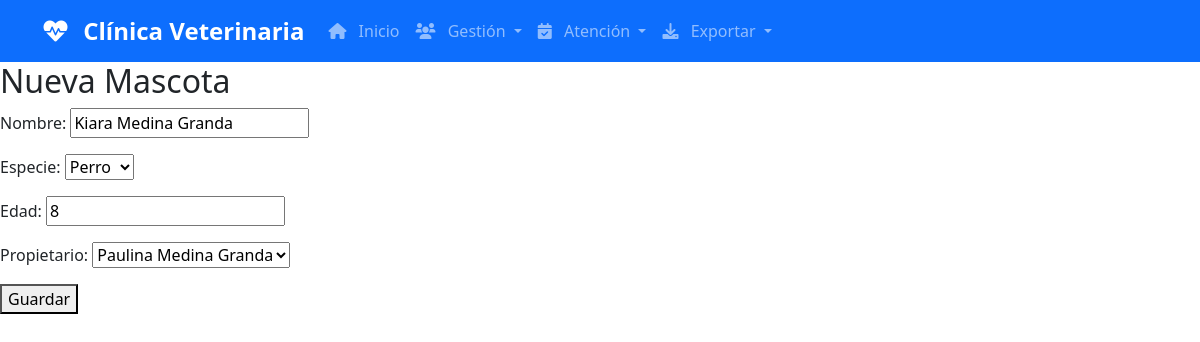
The page /mascotas/1/editar/ on the database its author committed.
### core/models.py (models this page shows, shortened)
class Mascota(models.Model):
    ESPECIES = [
        ("Perro", "Perro"),
        ("Gato",  "Gato"),
        ("Ave",   "Ave"),
        ("Otro",  "Otro"),
    ]
    nombre      = models.CharField(max_length=100)
    especie     = models.CharField(max_length=20, choices=ESPECIES)
    edad        = models.PositiveIntegerField()
    propietario = models.ForeignKey(Propietario, on_delete=models.CASCADE)

class Propietario(models.Model):
    nombre   = models.CharField(max_length=100)
    telefono = models.CharField(max_length=20)
    email    = models.EmailField()
    def __str__(self):
        return self.nombre

### core/views.py (the view)
# urls.py: path("mascotas/<int:pk>/editar/", views.mascota_editar, name="mascota_editar"),
def mascota_editar(request, pk):
    mascota = get_object_or_404(Mascota, pk=pk)
    form = MascotaForm(request.POST or None, instance=mascota)
    if request.method == "POST" and form.is_valid():
        form.save()
        messages.success(request, "Mascota actualizada exitosamente.")
        return redirect("mascotas_lista")
    return render(request, "mascota_form.html", {"form": form, "mascota": mascota})

### core/forms.py
class MascotaForm(forms.ModelForm):
    class Meta:
        model, fields = Mascota, "__all__"

### templates/mascota_form.html (shortened to what this page needs)
{% extends "base.html" %}
{% block content %}
<h2>Nueva Mascota</h2>
<form method="post">
  {{ form.as_p }}
  <button type="submit">Guardar</button>
</form>
{% endblock %}

### static/css/estilo.css (style rules this page uses)
body { padding-bottom: 2rem; }

### rows shown on the page
Mascota: nombre "Kiara Medina Granda", especie "Perro", edad "8", propietario "Paulina Medina Granda"
